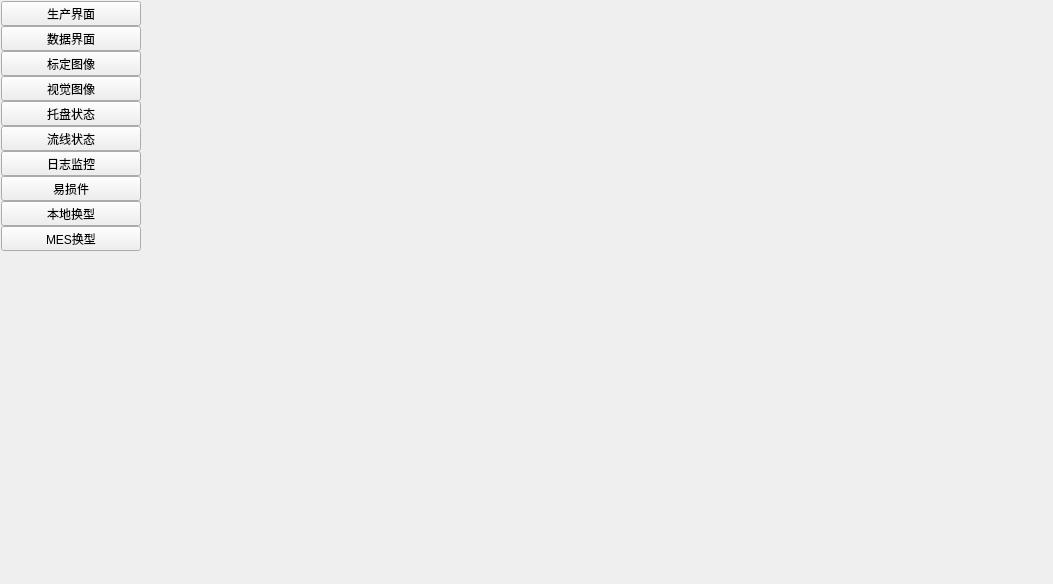
<?xml version="1.0" encoding="UTF-8"?>
<ui version="4.0">
 <class>WidgetAutoPage</class>
 <widget class="QWidget" name="WidgetAutoPage">
  <property name="geometry">
   <rect>
    <x>0</x>
    <y>0</y>
    <width>1053</width>
    <height>584</height>
   </rect>
  </property>
  <property name="windowTitle">
   <string>Form</string>
  </property>
  <layout class="QHBoxLayout" name="horizontalLayout">
   <property name="leftMargin">
    <number>1</number>
   </property>
   <property name="topMargin">
    <number>1</number>
   </property>
   <property name="rightMargin">
    <number>6</number>
   </property>
   <property name="bottomMargin">
    <number>0</number>
   </property>
   <item>
    <widget class="QWidget" name="widgetLeftBar" native="true">
     <property name="maximumSize">
      <size>
       <width>140</width>
       <height>16777215</height>
      </size>
     </property>
     <layout class="QVBoxLayout" name="verticalLayout_2">
      <property name="spacing">
       <number>0</number>
      </property>
      <property name="leftMargin">
       <number>0</number>
      </property>
      <property name="topMargin">
       <number>0</number>
      </property>
      <property name="rightMargin">
       <number>0</number>
      </property>
      <property name="bottomMargin">
       <number>0</number>
      </property>
      <item>
       <widget class="QToolButton" name="tbtnProduce_1">
        <property name="sizePolicy">
         <sizepolicy hsizetype="Expanding" vsizetype="Fixed">
          <horstretch>0</horstretch>
          <verstretch>0</verstretch>
         </sizepolicy>
        </property>
        <property name="text">
         <string>生产界面</string>
        </property>
       </widget>
      </item>
      <item>
       <widget class="QToolButton" name="tbtnData_2">
        <property name="sizePolicy">
         <sizepolicy hsizetype="Expanding" vsizetype="Fixed">
          <horstretch>0</horstretch>
          <verstretch>0</verstretch>
         </sizepolicy>
        </property>
        <property name="text">
         <string>数据界面</string>
        </property>
       </widget>
      </item>
      <item>
       <widget class="QToolButton" name="tbtnCalibImg_3">
        <property name="sizePolicy">
         <sizepolicy hsizetype="Expanding" vsizetype="Fixed">
          <horstretch>0</horstretch>
          <verstretch>0</verstretch>
         </sizepolicy>
        </property>
        <property name="text">
         <string>标定图像</string>
        </property>
       </widget>
      </item>
      <item>
       <widget class="QToolButton" name="tbtnVision_4">
        <property name="sizePolicy">
         <sizepolicy hsizetype="Expanding" vsizetype="Fixed">
          <horstretch>0</horstretch>
          <verstretch>0</verstretch>
         </sizepolicy>
        </property>
        <property name="text">
         <string>视觉图像</string>
        </property>
       </widget>
      </item>
      <item>
       <widget class="QToolButton" name="tbtnTray_5">
        <property name="sizePolicy">
         <sizepolicy hsizetype="Expanding" vsizetype="Fixed">
          <horstretch>0</horstretch>
          <verstretch>0</verstretch>
         </sizepolicy>
        </property>
        <property name="text">
         <string>托盘状态</string>
        </property>
       </widget>
      </item>
      <item>
       <widget class="QToolButton" name="tbTrack_6">
        <property name="sizePolicy">
         <sizepolicy hsizetype="Expanding" vsizetype="Fixed">
          <horstretch>0</horstretch>
          <verstretch>0</verstretch>
         </sizepolicy>
        </property>
        <property name="text">
         <string>流线状态</string>
        </property>
       </widget>
      </item>
      <item>
       <widget class="QToolButton" name="tbtnLog_7">
        <property name="sizePolicy">
         <sizepolicy hsizetype="Expanding" vsizetype="Fixed">
          <horstretch>0</horstretch>
          <verstretch>0</verstretch>
         </sizepolicy>
        </property>
        <property name="text">
         <string>日志监控</string>
        </property>
       </widget>
      </item>
      <item>
       <widget class="QToolButton" name="tbtnConsumables_8">
        <property name="sizePolicy">
         <sizepolicy hsizetype="Expanding" vsizetype="Fixed">
          <horstretch>0</horstretch>
          <verstretch>0</verstretch>
         </sizepolicy>
        </property>
        <property name="text">
         <string>易损件</string>
        </property>
       </widget>
      </item>
      <item>
       <widget class="QToolButton" name="tbtnVision_9">
        <property name="sizePolicy">
         <sizepolicy hsizetype="Expanding" vsizetype="Fixed">
          <horstretch>0</horstretch>
          <verstretch>0</verstretch>
         </sizepolicy>
        </property>
        <property name="text">
         <string>本地换型</string>
        </property>
       </widget>
      </item>
      <item>
       <widget class="QToolButton" name="tbtnVision_10">
        <property name="sizePolicy">
         <sizepolicy hsizetype="Expanding" vsizetype="Fixed">
          <horstretch>0</horstretch>
          <verstretch>0</verstretch>
         </sizepolicy>
        </property>
        <property name="text">
         <string>MES换型</string>
        </property>
       </widget>
      </item>
      <item>
       <spacer name="verticalSpacer_2">
        <property name="orientation">
         <enum>Qt::Vertical</enum>
        </property>
        <property name="sizeHint" stdset="0">
         <size>
          <width>20</width>
          <height>471</height>
         </size>
        </property>
       </spacer>
      </item>
     </layout>
    </widget>
   </item>
   <item>
    <widget class="QWidget" name="widgetFunc" native="true">
     <layout class="QGridLayout" name="gridLayout_3" rowstretch="0,0">
      <property name="leftMargin">
       <number>0</number>
      </property>
      <property name="topMargin">
       <number>0</number>
      </property>
      <property name="rightMargin">
       <number>0</number>
      </property>
      <property name="bottomMargin">
       <number>0</number>
      </property>
      <item row="0" column="0">
       <widget class="QStackedWidget" name="stackedWidget">
        <property name="maximumSize">
         <size>
          <width>16777215</width>
          <height>16777215</height>
         </size>
        </property>
       </widget>
      </item>
      <item row="1" column="0">
       <widget class="QWidget" name="widget_2" native="true">
        <property name="sizePolicy">
         <sizepolicy hsizetype="Preferred" vsizetype="Fixed">
          <horstretch>0</horstretch>
          <verstretch>0</verstretch>
         </sizepolicy>
        </property>
        <property name="minimumSize">
         <size>
          <width>0</width>
          <height>190</height>
         </size>
        </property>
        <property name="maximumSize">
         <size>
          <width>16777215</width>
          <height>210</height>
         </size>
        </property>
        <layout class="QGridLayout" name="gridLayout_2" columnstretch="2,1,1">
         <property name="leftMargin">
          <number>3</number>
         </property>
         <property name="topMargin">
          <number>0</number>
         </property>
         <property name="rightMargin">
          <number>3</number>
         </property>
         <property name="bottomMargin">
          <number>0</number>
         </property>
         <item row="0" column="1" rowspan="2">
          <widget class="WidgetBtnPanel" name="widgetDevice" native="true">
           <property name="sizePolicy">
            <sizepolicy hsizetype="Preferred" vsizetype="Preferred">
             <horstretch>0</horstretch>
             <verstretch>0</verstretch>
            </sizepolicy>
           </property>
           <property name="minimumSize">
            <size>
             <width>0</width>
             <height>0</height>
            </size>
           </property>
           <property name="maximumSize">
            <size>
             <width>16777215</width>
             <height>16777215</height>
            </size>
           </property>
           <property name="font">
            <font>
             <family>楷体</family>
             <weight>75</weight>
             <italic>false</italic>
             <bold>true</bold>
            </font>
           </property>
           <property name="styleSheet">
            <string notr="true">QFrame#frameDevice{border:none}</string>
           </property>
          </widget>
         </item>
         <item row="0" column="0" rowspan="2">
          <widget class="WidgetLog" name="widget" native="true">
           <property name="maximumSize">
            <size>
             <width>16777215</width>
             <height>16777215</height>
            </size>
           </property>
          </widget>
         </item>
         <item row="0" column="2" rowspan="2">
          <widget class="WidgetSingleTest" name="widgetTest" native="true">
           <property name="sizePolicy">
            <sizepolicy hsizetype="Preferred" vsizetype="Preferred">
             <horstretch>0</horstretch>
             <verstretch>0</verstretch>
            </sizepolicy>
           </property>
           <property name="minimumSize">
            <size>
             <width>0</width>
             <height>0</height>
            </size>
           </property>
           <property name="maximumSize">
            <size>
             <width>16777215</width>
             <height>16777215</height>
            </size>
           </property>
           <property name="font">
            <font>
             <family>楷体</family>
             <weight>75</weight>
             <italic>false</italic>
             <bold>true</bold>
            </font>
           </property>
           <property name="styleSheet">
            <string notr="true">QFrame#frameDevice{border:none}</string>
           </property>
          </widget>
         </item>
        </layout>
       </widget>
      </item>
     </layout>
    </widget>
   </item>
  </layout>
 </widget>
 <customwidgets>
  <customwidget>
   <class>WidgetLog</class>
   <extends>QWidget</extends>
   <header>../Common/WidgetLog.h</header>
   <container>1</container>
  </customwidget>
  <customwidget>
   <class>WidgetBtnPanel</class>
   <extends>QWidget</extends>
   <header>WidgetBtnPanel.h</header>
   <container>1</container>
  </customwidget>
  <customwidget>
   <class>WidgetSingleTest</class>
   <extends>QWidget</extends>
   <header location="global">WidgetSingleTest.h</header>
   <container>1</container>
  </customwidget>
 </customwidgets>
 <resources/>
 <connections/>
</ui>
